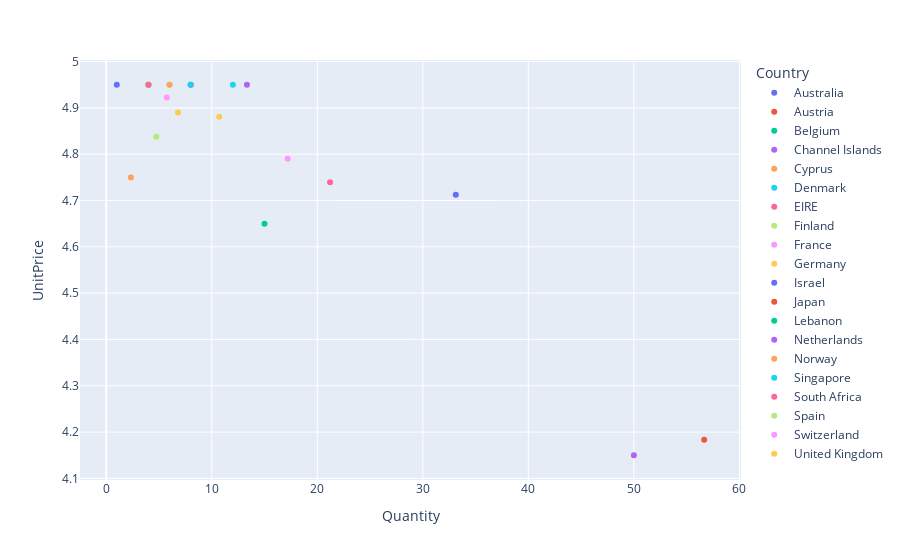

The cell this chart's notebook holds for it:
### Code cell
px.scatter(data_3, x='Quantity', y='UnitPrice', color='Country')

### Figure 1 — Plotly figure (JSON) as saved in the notebook; plotly's stock layout.template omitted (floating-point values rounded to 4 significant figures)
{"data": [{"hovertemplate": "Country=Australia<br>Quantity=%{x}<br>UnitPrice=%{y}<extra></extra>", "legendgroup": "Australia", "marker": {"color": "#636efa", "symbol": "circle"}, "mode": "markers", "name": "Australia", "orientation": "v", "showlegend": true, "type": "scatter", "x": [33.12], "xaxis": "x", "y": [4.713], "yaxis": "y"}, {"hovertemplate": "Country=Austria<br>Quantity=%{x}<br>UnitPrice=%{y}<extra></extra>", "legendgroup": "Austria", "marker": {"color": "#EF553B", "symbol": "circle"}, "mode": "markers", "name": "Austria", "orientation": "v", "showlegend": true, "type": "scatter", "x": [8], "xaxis": "x", "y": [4.95], "yaxis": "y"}, {"hovertemplate": "Country=Belgium<br>Quantity=%{x}<br>UnitPrice=%{y}<extra></extra>", "legendgroup": "Belgium", "marker": {"color": "#00cc96", "symbol": "circle"}, "mode": "markers", "name": "Belgium", "orientation": "v", "showlegend": true, "type": "scatter", "x": [4], "xaxis": "x", "y": [4.95], "yaxis": "y"}, {"hovertemplate": "Country=Channel Islands<br>Quantity=%{x}<br>UnitPrice=%{y}<extra></extra>", "legendgroup": "Channel Islands", "marker": {"color": "#ab63fa", "symbol": "circle"}, "mode": "markers", "name": "Channel Islands", "orientation": "v", "showlegend": true, "type": "scatter", "x": [13.33], "xaxis": "x", "y": [4.95], "yaxis": "y"}, {"hovertemplate": "Country=Cyprus<br>Quantity=%{x}<br>UnitPrice=%{y}<extra></extra>", "legendgroup": "Cyprus", "marker": {"color": "#FFA15A", "symbol": "circle"}, "mode": "markers", "name": "Cyprus", "orientation": "v", "showlegend": true, "type": "scatter", "x": [2.333], "xaxis": "x", "y": [4.75], "yaxis": "y"}, {"hovertemplate": "Country=Denmark<br>Quantity=%{x}<br>UnitPrice=%{y}<extra></extra>", "legendgroup": "Denmark", "marker": {"color": "#19d3f3", "symbol": "circle"}, "mode": "markers", "name": "Denmark", "orientation": "v", "showlegend": true, "type": "scatter", "x": [12], "xaxis": "x", "y": [4.95], "yaxis": "y"}, {"hovertemplate": "Country=EIRE<br>Quantity=%{x}<br>UnitPrice=%{y}<extra></extra>", "legendgroup": "EIRE", "marker": {"color": "#FF6692", "symbol": "circle"}, "mode": "markers", "name": "EIRE", "orientation": "v", "showlegend": true, "type": "scatter", "x": [21.21], "xaxis": "x", "y": [4.739], "yaxis": "y"}, {"hovertemplate": "Country=Finland<br>Quantity=%{x}<br>UnitPrice=%{y}<extra></extra>", "legendgroup": "Finland", "marker": {"color": "#B6E880", "symbol": "circle"}, "mode": "markers", "name": "Finland", "orientation": "v", "showlegend": true, "type": "scatter", "x": [6], "xaxis": "x", "y": [4.95], "yaxis": "y"}, {"hovertemplate": "Country=France<br>Quantity=%{x}<br>UnitPrice=%{y}<extra></extra>", "legendgroup": "France", "marker": {"color": "#FF97FF", "symbol": "circle"}, "mode": "markers", "name": "France", "orientation": "v", "showlegend": true, "type": "scatter", "x": [5.727], "xaxis": "x", "y": [4.923], "yaxis": "y"}, {"hovertemplate": "Country=Germany<br>Quantity=%{x}<br>UnitPrice=%{y}<extra></extra>", "legendgroup": "Germany", "marker": {"color": "#FECB52", "symbol": "circle"}, "mode": "markers", "name": "Germany", "orientation": "v", "showlegend": true, "type": "scatter", "x": [6.8], "xaxis": "x", "y": [4.89], "yaxis": "y"}, {"hovertemplate": "Country=Israel<br>Quantity=%{x}<br>UnitPrice=%{y}<extra></extra>", "legendgroup": "Israel", "marker": {"color": "#636efa", "symbol": "circle"}, "mode": "markers", "name": "Israel", "orientation": "v", "showlegend": true, "type": "scatter", "x": [1], "xaxis": "x", "y": [4.95], "yaxis": "y"}, {"hovertemplate": "Country=Japan<br>Quantity=%{x}<br>UnitPrice=%{y}<extra></extra>", "legendgroup": "Japan", "marker": {"color": "#EF553B", "symbol": "circle"}, "mode": "markers", "name": "Japan", "orientation": "v", "showlegend": true, "type": "scatter", "x": [56.67], "xaxis": "x", "y": [4.183], "yaxis": "y"}, {"hovertemplate": "Country=Lebanon<br>Quantity=%{x}<br>UnitPrice=%{y}<extra></extra>", "legendgroup": "Lebanon", "marker": {"color": "#00cc96", "symbol": "circle"}, "mode": "markers", "name": "Lebanon", "orientation": "v", "showlegend": true, "type": "scatter", "x": [15], "xaxis": "x", "y": [4.65], "yaxis": "y"}, {"hovertemplate": "Country=Netherlands<br>Quantity=%{x}<br>UnitPrice=%{y}<extra></extra>", "legendgroup": "Netherlands", "marker": {"color": "#ab63fa", "symbol": "circle"}, "mode": "markers", "name": "Netherlands", "orientation": "v", "showlegend": true, "type": "scatter", "x": [50], "xaxis": "x", "y": [4.15], "yaxis": "y"}, {"hovertemplate": "Country=Norway<br>Quantity=%{x}<br>UnitPrice=%{y}<extra></extra>", "legendgroup": "Norway", "marker": {"color": "#FFA15A", "symbol": "circle"}, "mode": "markers", "name": "Norway", "orientation": "v", "showlegend": true, "type": "scatter", "x": [6], "xaxis": "x", "y": [4.95], "yaxis": "y"}, {"hovertemplate": "Country=Singapore<br>Quantity=%{x}<br>UnitPrice=%{y}<extra></extra>", "legendgroup": "Singapore", "marker": {"color": "#19d3f3", "symbol": "circle"}, "mode": "markers", "name": "Singapore", "orientation": "v", "showlegend": true, "type": "scatter", "x": [8], "xaxis": "x", "y": [4.95], "yaxis": "y"}, {"hovertemplate": "Country=South Africa<br>Quantity=%{x}<br>UnitPrice=%{y}<extra></extra>", "legendgroup": "South Africa", "marker": {"color": "#FF6692", "symbol": "circle"}, "mode": "markers", "name": "South Africa", "orientation": "v", "showlegend": true, "type": "scatter", "x": [4], "xaxis": "x", "y": [4.95], "yaxis": "y"}, {"hovertemplate": "Country=Spain<br>Quantity=%{x}<br>UnitPrice=%{y}<extra></extra>", "legendgroup": "Spain", "marker": {"color": "#B6E880", "symbol": "circle"}, "mode": "markers", "name": "Spain", "orientation": "v", "showlegend": true, "type": "scatter", "x": [4.75], "xaxis": "x", "y": [4.838], "yaxis": "y"}, {"hovertemplate": "Country=Switzerland<br>Quantity=%{x}<br>UnitPrice=%{y}<extra></extra>", "legendgroup": "Switzerland", "marker": {"color": "#FF97FF", "symbol": "circle"}, "mode": "markers", "name": "Switzerland", "orientation": "v", "showlegend": true, "type": "scatter", "x": [17.2], "xaxis": "x", "y": [4.79], "yaxis": "y"}, {"hovertemplate": "Country=United Kingdom<br>Quantity=%{x}<br>UnitPrice=%{y}<extra></extra>", "legendgroup": "United Kingdom", "marker": {"color": "#FECB52", "symbol": "circle"}, "mode": "markers", "name": "United Kingdom", "orientation": "v", "showlegend": true, "type": "scatter", "x": [10.71], "xaxis": "x", "y": [4.881], "yaxis": "y"}], "layout": {"legend": {"title": {"text": "Country"}, "tracegroupgap": 0}, "margin": {"t": 60}, "xaxis": {"anchor": "y", "domain": [0, 1], "title": {"text": "Quantity"}}, "yaxis": {"anchor": "x", "domain": [0, 1], "title": {"text": "UnitPrice"}}}}
